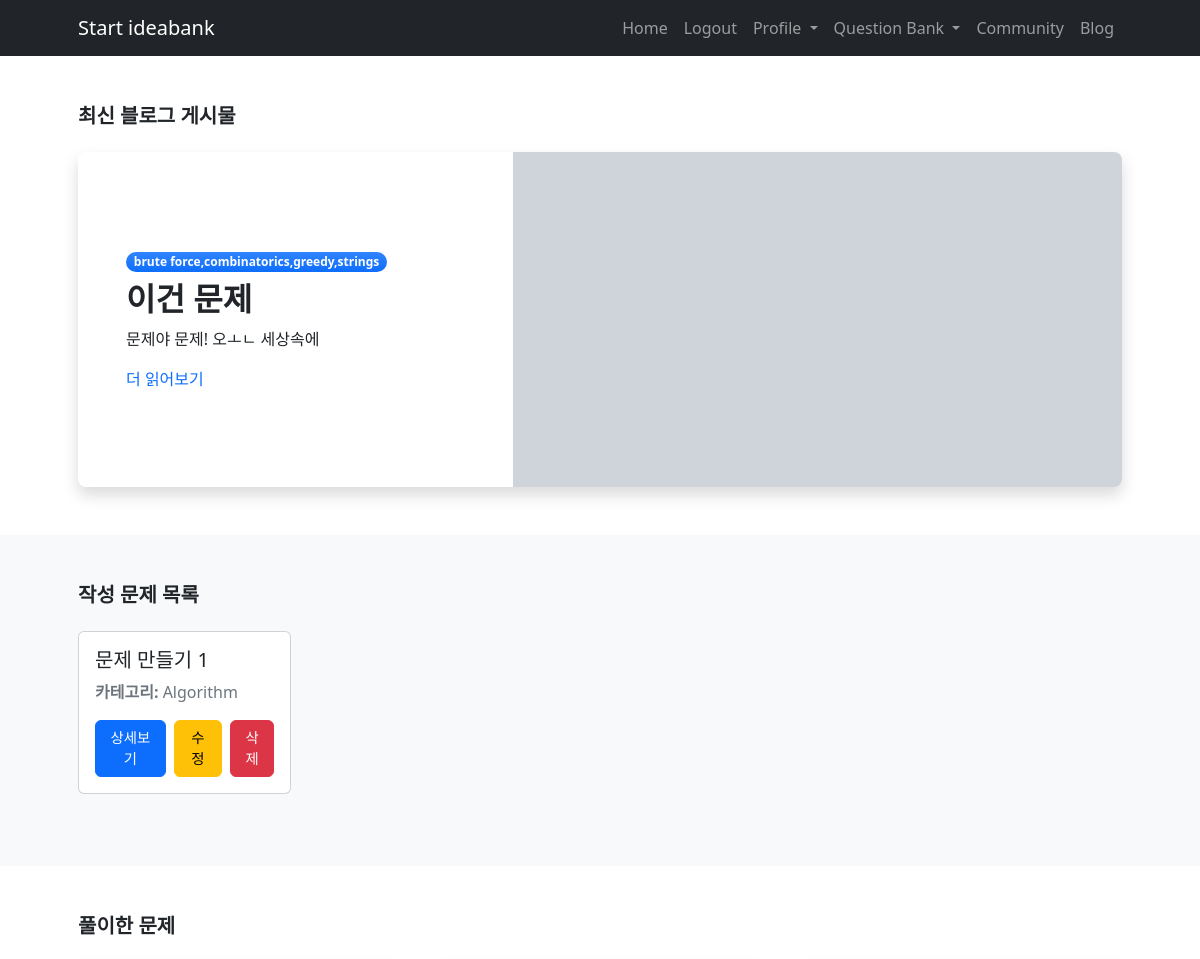
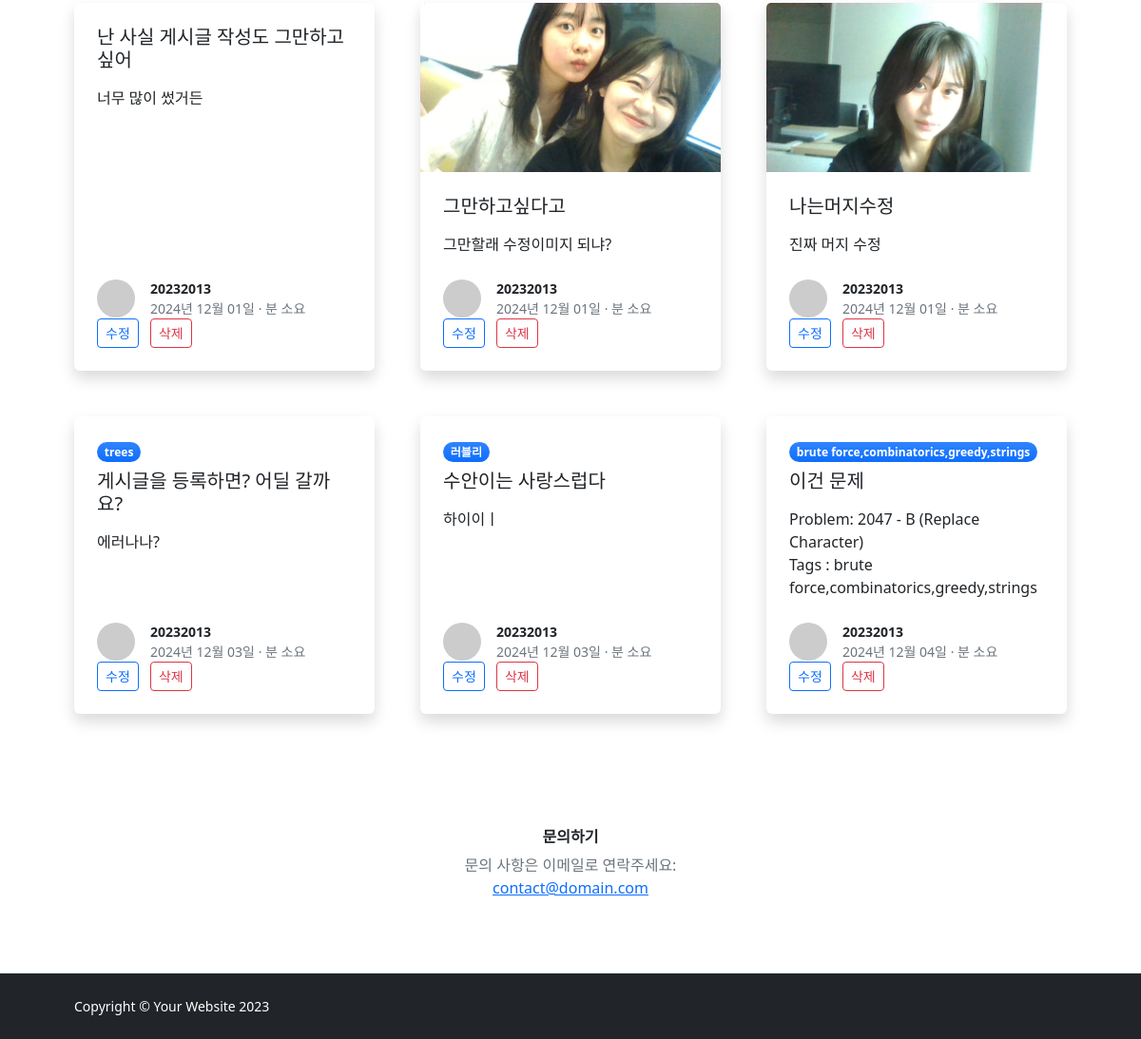
Screenshot of /user_problem/ (signed in) with the database file from the repository (2 pictures, top to bottom).
### IBK_ossproject/models.py (models this page shows, shortened)
class BlogPost(models.Model):
    VISIBILITY_CHOICES = [
        ('public', '전체공개'),
        ('private', '나만 보기'),
    ]
    author = models.ForeignKey(User, on_delete=models.CASCADE)
    title = models.CharField(max_length=200)
    category = models.CharField(max_length=100)
    content = models.TextField()
    image = models.ImageField(upload_to='blog_images/', blank=True, null=True)
    created_at = models.DateTimeField(auto_now_add=True)
    visibility = models.CharField(max_length=10, choices=VISIBILITY_CHOICES, default='public')  # 공개 여부 추가
    contest_id = models.CharField(max_length=20, blank=True, null=True)
    index = models.CharField(max_length=10, blank=True, null=True)
    problem_name = models.CharField(max_length=200, blank=True, null=True)
    tags = models.CharField(max_length=200, blank=True, null=True)

class Problem(models.Model):
    DIFFICULTY_CHOICES = [
        ('Easy', '쉬움'),
        ('Medium', '중간'),
        ('Hard', '어려움'),
    ]
    title = models.CharField(max_length=255)
    description = models.TextField()
    example_input = models.TextField(blank=True, null=True)
    example_output = models.TextField(blank=True, null=True)
    image = models.ImageField(upload_to='problems/', blank=True, null=True)
    category = models.CharField(max_length=100, blank=True, null=True)
    difficulty = models.CharField(max_length=10, choices=DIFFICULTY_CHOICES, blank=True, null=True)
    created_at = models.DateTimeField(auto_now_add=True)
    author = models.ForeignKey(User, on_delete=models.CASCADE, related_name='problems')

### IBK_ossproject/views.py (the view)
# urls.py: path('user_problem/', views.user_problem, name='user_problem'),
@login_required
def user_problem(request):
    user_problems = Problem.objects.filter(author=request.user)
    user_blogs = BlogPost.objects.filter(author=request.user)
    latest_post = BlogPost.objects.filter(visibility='public').last()
    latest_post1 = BlogPost.objects.filter(author=request.user).order_by('-created_at').first()
    user_problems1= request.user.problems.all() if request.user.is_authenticated else []
    user_blogs1 = BlogPost.objects.filter(author=request.user) if request.user.is_authenticated else []
    context = {
        'user_problems': user_problems,
        'user_blogs': user_blogs,
        'latest_post': latest_post,
        'latest_post': latest_post1,
        'user_problems': user_problems1,
        'user_blogs': user_blogs1,
    }
    return render(request, 'user_problem.html', context)

### templates/user_problem.html (shortened to what this page needs)
{% extends 'base.html' %}
{% block content %}
<section class="py-5">
    <div class="container px-5">
        <h1 class="fw-bolder fs-5 mb-4">최신 블로그 게시물</h1>
        {% if latest_post %}
            <div class="card border-0 shadow rounded-3 overflow-hidden">
                <div class="card-body p-0">
                    <div class="row gx-0">
                        <div class="col-lg-6 col-xl-5 py-lg-5">
                            <div class="p-4 p-md-5">
                                <div class="badge bg-primary bg-gradient rounded-pill mb-2">{{ latest_post.category|default:"카테고리 없음" }}</div>
                                <div class="h2 fw-bolder">{{ latest_post.title }}</div>
                                <p>{{ latest_post.content|truncatewords:20 }}</p>
                                <a class="stretched-link text-decoration-none" href="{% url 'blog_detail' latest_post.id %}">
                                    더 읽어보기
                                </a>
                            </div>
                        </div>
                        <div class="col-lg-6 col-xl-7">
                            {% if latest_post.image %}
                                <div class="bg-featured-blog" style="background-image: url('{{ latest_post.image.url }}'); background-size: cover;"></div>
                            {% else %}
                                <div class="bg-featured-blog" style="background-color: #ced4da; height: 100%;"></div>
                            {% endif %}
                        </div>
                    </div>
                </div>
            </div>
        {% else %}
            <p>아직 작성된 블로그 게시물이 없습니다.</p>
        {% endif %}
    </div>
</section>
<section class="py-5 bg-light">
    <div class="container px-5">
        <div class="row">
            <div class="col-xl-8">
                <h2 class="fw-bolder fs-5 mb-4">작성 문제 목록</h2>
                {% if user_problems %}
                    <div class="row">
                        {% for problem in user_problems %}
                            <div class="col-md-4 mb-4">
                                <div class="card">
                                    <div class="card-body">
                                        <h5 class="card-title">{{ problem.title }}</h5>
                                        <p class="text-muted"><strong>카테고리:</strong> {{ problem.category }}</p>
                                        <div class="d-flex align-items-center justify-content-start">
                                            <a href="{% url 'problem_detail' problem.id %}" class="btn btn-primary me-2" style="font-size: 0.9rem;">상세보기</a>
                                            {% if problem.author == user %}
                                                <a href="{% url 'edit_problem' problem.id %}" class="btn btn-warning me-2" style="font-size: 0.9rem;">수정</a>
                                                <form method="POST" action="{% url 'delete_problem' problem.id %}" style="display: inline;">
                                                    <button type="submit" class="btn btn-danger" style="font-size: 0.9rem;" onclick="return confirm('정말 삭제하시겠습니까?')">삭제</button>
                                                </form>
                                            {% endif %}
                                        </div>
                                    </div>
                                </div>
                            </div>
                        {% endfor %}
                    </div>
                {% else %}
                    <p>작성한 문제가 없습니다.</p>
                {% endif %}
            </div>
</section>
    <section class="py-5">
        <div class="container px-5">
            <h2 class="fw-bolder fs-5 mb-4">풀이한 문제</h2>
            <div class="row gx-5">
                {% for blog in user_blogs %}
                    <div class="col-lg-4 mb-5">
                        <div class="card h-100 shadow border-0">
                            {% if blog.image %}
                                <img class="card-img-top" src="{{ blog.image.url }}" alt="{{ blog.title }}" />
                            {% endif %}
                            <div class="card-body p-4">
                                <div class="badge bg-primary bg-gradient rounded-pill mb-2">{{ blog.category }}</div>
                                <a class="text-decoration-none link-dark stretched-link" href="{% url 'blog_detail' blog.pk %}">
                                    <div class="h5 card-title mb-3">{{ blog.title }}</div>
                                </a>
                                <p class="card-text">
                                    {% if blog.problem_name %}
                                    Problem: {{ blog.contest_id }} - {{ blog.index }} ({{ blog.problem_name }})<br>
                                    Tags : {{ blog.tags }}
                                    {% else %}
                                        {{ blog.content|truncatechars:100 }}
                                    {% endif %}
                                </p>
                            </div>
                            <div class="card-footer p-4 pt-0 bg-transparent border-top-0">
                                <div class="d-flex align-items-end justify-content-between">
                                    <div class="d-flex align-items-center">
                                        <img class="rounded-circle me-3" src="https://dummyimage.com/40x40/ced4da/6c757d" alt="..." />
                                        <div class="small">
                                            <div class="fw-bold">{{ blog.author.username }}</div>
                                            <div class="text-muted">{{ blog.created_at|date:"Y년 m월 d일" }} &middot; {{ blog.read_time }}분 소요</div>
                                        </div>
                                    </div>
                                </div>
                                <a href="{% url 'blog_edit' blog.pk %}?source=user_problem" class="btn btn-outline-primary btn-sm position-relative" style="z-index: 1;">수정</a>
                                <a href="{% url 'blog_delete' blog.pk %}?source=user_problem" class="btn btn-outline-danger btn-sm position-relative ms-2" style="z-index: 1;">삭제</a>
                            </div>
                        </div>
                    </div>
                {% empty %}
                    <p>풀이한 문제가 없습니다.</p>
                {% endfor %}
            </div>
        </div>
    </section>
    <div class="card-body p-4">
        <div class="d-flex h-100 align-items-center justify-content-center">
            <div class="text-center">
                <div class="h6 fw-bolder">문의하기</div>
                <p class="text-muted mb-4">
                    문의 사항은 이메일로 연락주세요:
                    <br />
                    <a href="#">contact@domain.com</a>
                </p>
                <a class="fs-5 px-2 link-dark" href="#"></a>
                <a class="fs-5 px-2 link-dark" href="#"></a>
                <a class="fs-5 px-2 link-dark" href="#"></a>
                <a class="fs-5 px-2 link-dark" href="#"></a>
            </div>
        </div>
    </div>
{% endblock %}

### rows the page displays
BlogPost: category "brute force,combinatorics,greedy,strings", title "이건 문제", content "문제야 문제! 오ㅗㄴ 세상속에", contest_id "2047", index "B", problem_name "Replace Character", tags "brute force,combinatorics,greedy,strings", author.username "20232013", created_at "2024년 12월 04일"
Problem: title "문제 만들기 1", category "Algorithm", shows "수정"
BlogPost: title "난 사실 게시글 작성도 그만하고싶어", content "너무 많이 썼거든", author.username "20232013", created_at "2024년 12월 01일"
BlogPost: image (picture), title "그만하고싶다고", content "그만할래 수정이미지 되냐?", author.username "20232013", created_at "2024년 12월 01일"
BlogPost: image (picture), title "나는머지수정", content "진짜 머지 수정", author.username "20232013", created_at "2024년 12월 01일"
BlogPost: category "trees", title "게시글을 등록하면? 어딜 갈까요?", content "에러나나?", author.username "20232013", created_at "2024년 12월 03일"
BlogPost: category "러블리", title "수안이는 사랑스럽다", content "하이이ㅣ", author.username "20232013", created_at "2024년 12월 03일"
